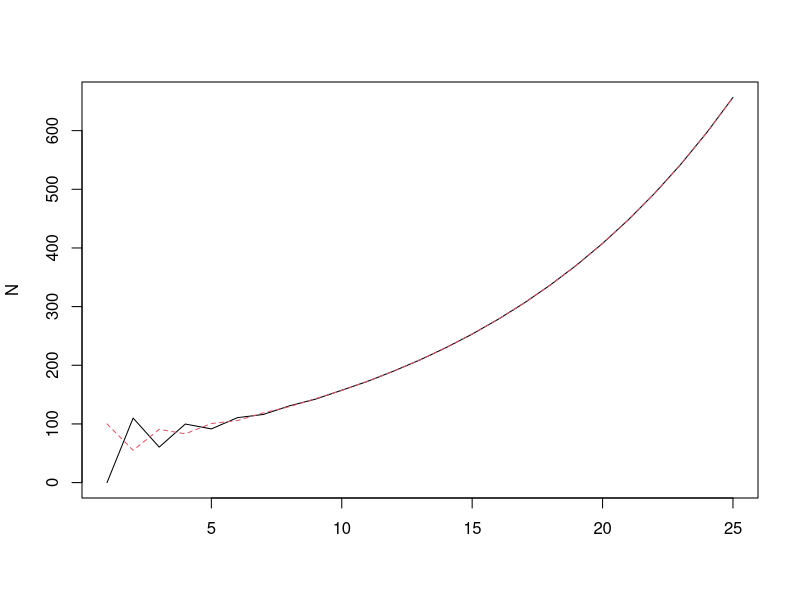

This chart was generated by the following R code:
A = matrix(c(0,0.55,1.1,0.55),nrow=2)
N1 = c(0,100)
Tmax = 25
N=matrix(NA,nrow=Tmax,ncol=2)
N[1,] = N1

for (t in 2:Tmax){
  N[t,] = A%*%N[t-1,]
}

matplot(N,type="l")